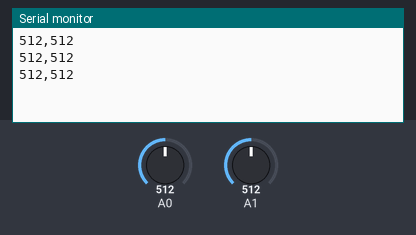
A sketch run on a simulated Arduino Uno, built with avr-gcc and run on an emulated ATmega328P. Parts: the last lines printed to the serial monitor. The inputs (shaded band) are chosen by the test bench; at power-on: A0 = 512, A1 = 512.

Above: at 1.3 s.
1.4 s: A0 set to 716
At 1.9 s:
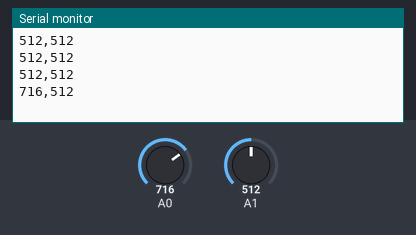
2.9 s: A1 set to 716
At 3.4 s:
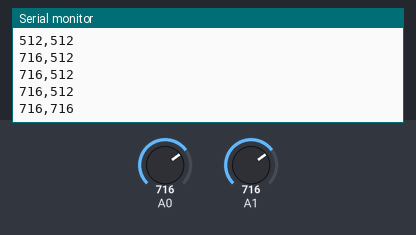
4.4 s: A0 set to 900
At 4.9 s:
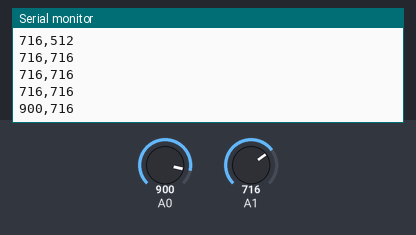
5.9 s: A1 set to 900
At 6.4 s:
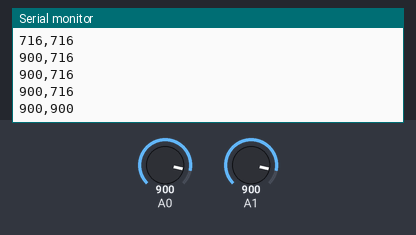
Timing chart, 0 to 8.4 s (numbered marks = the images above; inputs shaded):
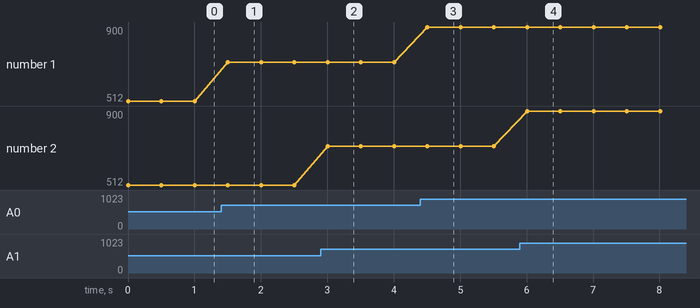

The sketch:

ph111111.ino
```cpp
// mq-135 (nitrogen oxides, alcohol, smoke)

// the setup routine runs once when you press reset

//mq-7 (carbon monoxide, CO)

float RS_gas = 0;
float ratio = 0;
float sensorValue = 0;
float sensor_volt = 0;
float R0 = 7200.0;


void setup() {
  // initialize serial communication at 9600 bits per second:
  Serial.begin(9600);
}

// the loop routine runs over and over again forever:
void loop() {
  // read the input on analog pin 0, for MQ135:
  int mq135Value = analogRead(A0);

  // read the input for MQ7:
  int mq7Value = analogRead(A1);
  sensor_volt = sensorValue/1024*5.0;
  RS_gas = (5.0-sensor_volt)/sensor_volt;
  ratio = RS_gas/R0; //Replace R0 with the value found using the sketch above
  float x = 1538.46 * ratio;
  float ppm = pow(x,-1.709);

  // output (mq135, mq7)
  Serial.print(mq135Value);
  Serial.print(",");
  Serial.println(mq7Value);
  delay(500);
}

/*
void loop() {
   sensorValue = analogRead(A1);

   sensor_volt = sensorValue/1024*5.0;
   RS_gas = (5.0-sensor_volt)/sensor_volt;
   ratio = RS_gas/R0; //Replace R0 with the value found using the sketch above
   float x = 1538.46 * ratio;
   float ppm = pow(x,-1.709);
   Serial.print("PPM: ");
   Serial.println(ppm);
   delay(1000);
}
*/

// sds-011
//#include "SDS011.h"
//
//float p10, p25;
//int error;
//SDS011 my_sds;
//
//void setup() {
//  my_sds.begin(2, 3);
//  Serial.begin(9600);
//      }
//
//void loop() {
//  Serial.println(millis());
//  error = my_sds.read(&p25, &p10);
//  if (!error) {
//    Serial.println("P2.5: " + String(p25));
//    Serial.println("P10:  " + String(p10));
//
//  }
//  delay(1000);
//  }
```

Measured:
- after the input at 1.4 s, the serial monitor: prints a new line after 0.10 s (image 1)
- after the input at 2.9 s, the serial monitor: prints a new line after 0.10 s (image 2)
- after the input at 4.4 s, the serial monitor: prints a new line after 0.11 s (image 3)
- after the input at 5.9 s, the serial monitor: prints a new line after 0.11 s (image 4)
- plotted number 1: 512 → 716 after the input at 1.4 s, 716 → 900 after the input at 4.4 s
